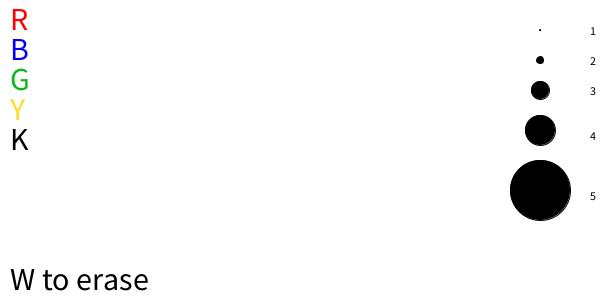
Frame 1 (no input)
Frame 60 (the mouse pressed at the canvas centre just before this capture): identical to frame 1, image omitted
Frame 120 (the mouse held since frame 60 and released just before this capture): identical to frame 1, image omitted

The Processing sketch that drew this single still picture (run headless with seeded random() and noise(); from frame 60 on, the mouse is pressed at the canvas centre):

// Processing sketch: processing_91915
// ── processing_91915.pde

int colorBackground = 0;
void setup()
{
  
  size(600, 300);
  background(255);
  textSize(32);
fill(255, 0, 0);
text("R", 10, 30); 
fill(0, 0, 255);
text("B", 10, 60);
fill(11, 183, 29);
text("G", 10, 90); 
fill(299, 220, 42);
text("Y", 10, 120); 
fill(0);
text("K", 10, 150); 
fill(1,0,0);
text("W to erase", 10, 290); 
 ellipse(540,30,1,1);
   {
   fill(0);
   }
    ellipse(540,60,7,7);
   {
   fill(0);
   }
    ellipse(540,90,18,18);
   {
   fill(0);
   }
    ellipse(540,130,30,30);
   {
   fill(0);
   }
    ellipse(540,190,60,60);
   {
   fill(0);
   }
   textSize(12);
 
 fill(0);
text("1", 590, 35);
fill(0);
text("2", 590, 65); 
fill(0);
text("3", 590, 95); 
fill(0);
text("4", 590, 140); 
fill(0);
text("5", 590, 200);
  
  
}
void draw()
{
 
  if ( key=='r')
  {
    stroke(255, 0, 0);
  }
  if (key=='b')
  {
    stroke(0, 0, 255);
  }
  if (key=='g')
  {
    stroke(11, 183, 29);
  }
  if (key=='y')
  {
  stroke(229,220,42);
  }
  if (key== 'k')
  {
    stroke(0);
  }
  if (key=='w')
  {
    stroke(255);
  }
  if (key=='1')
  {
    strokeWeight(1);
  }
  if (key=='2')
  {
    strokeWeight(8);
  }
  if (key=='3')
  {
    strokeWeight(18);
  }
  if (key=='4')
  {
    strokeWeight(30);
  }
  if (key=='5')
  {
    strokeWeight(55);
  }
  if (key=='e')
  {
    stroke(255);
  
 
   }
  
 
 
}
void mouseDragged()
{
  line(mouseX, mouseY, pmouseX, pmouseY);
}
